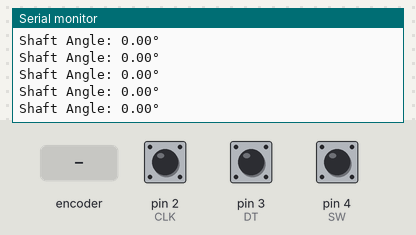
Simulated run of this sketch. Board: Arduino Uno, built with avr-gcc and run on an emulated ATmega328P. Parts: the last lines printed to the serial monitor. The inputs (shaded band) are chosen by the test bench; at power-on: pin 4 (SW) HIGH, pin 2 (CLK) HIGH, pin 3 (DT) HIGH.

Above: at 1.2 s.
1.3 s: pin 4 (SW) pulled LOW for 0.15 s
At 1.51 s:
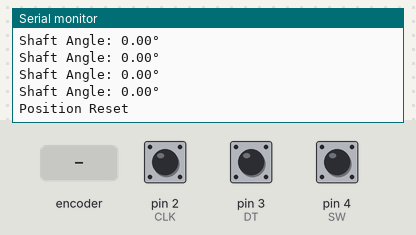
2.9 s: rotary encoder on pin 2 (CLK) / pin 3 (DT) turned 1 step (first pin leading)
At 2.92 s:
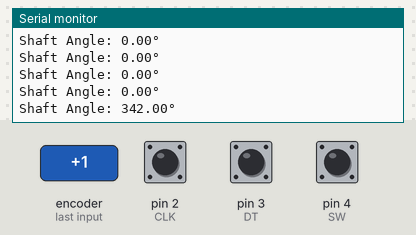
4.6 s: rotary encoder on pin 2 (CLK) / pin 3 (DT) turned 2 steps (second pin leading)
At 4.73 s:
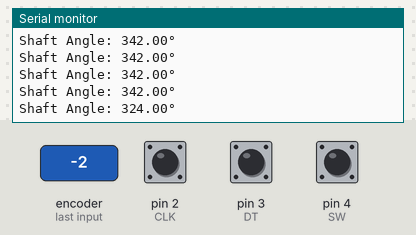
Timing chart, 0 to 7.6 s (numbered marks = the images above; inputs shaded):
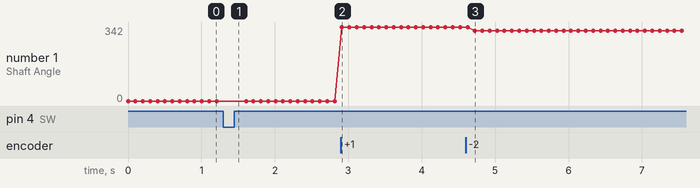

The sketch:

Rotary_encoder.ino
```cpp
#define CLK 2     // Clock pin
#define DT 3      // Data pin
#define SW 4      // Button pin

volatile int pulseCount = 0;
int lastEncoded = 0;
int zeroOffset = 0;  // To store the reference position when reset

const int pulsesPerRevolution = 20; // Change this to match your encoder

void setup() {
  pinMode(CLK, INPUT);
  pinMode(DT, INPUT);
  pinMode(SW, INPUT_PULLUP); // Enable internal pull-up resistor for the button

  attachInterrupt(digitalPinToInterrupt(CLK), updateEncoder, CHANGE);

  Serial.begin(9600);
}

void loop() {
  // Check if button is pressed
  if (digitalRead(SW) == LOW) {
    zeroOffset = pulseCount; // Set current position as zero
    Serial.println("Position Reset");
    delay(300); // Simple debounce delay
  }

  // Calculate angle relative to the new zero
  int relativeCount = pulseCount - zeroOffset;
  float angle = (relativeCount % pulsesPerRevolution) * (360.0 / pulsesPerRevolution);

  // Keep angle within 0–360 range
  if (angle < 0) angle += 360;

  Serial.print("Shaft Angle: ");
  Serial.print(angle);
  Serial.println("°");

  delay(100);
}

void updateEncoder() {
  int MSB = digitalRead(CLK); // Most significant bit
  int LSB = digitalRead(DT);  // Least significant bit

  int encoded = (MSB << 1) | LSB;
  int sum = (lastEncoded << 2) | encoded;

  if (sum == 0b1101 || sum == 0b0100 || sum == 0b0010 || sum == 0b1011) {
    pulseCount++;
  }
  if (sum == 0b1110 || sum == 0b0111 || sum == 0b0001 || sum == 0b1000) {
    pulseCount--;
  }

  lastEncoded = encoded;
}
```

Measured:
- after the input at 1.3 s, the serial monitor: prints a new line at once (image 1)
- after the input at 2.9 s, the serial monitor: prints a new line at once (image 2)
- after the input at 4.6 s, the serial monitor: prints a new line after 0.13 s (image 3)
- plotted number 1: 0 → 342 after the input at 2.9 s, 342 → 324 after the input at 4.6 s
